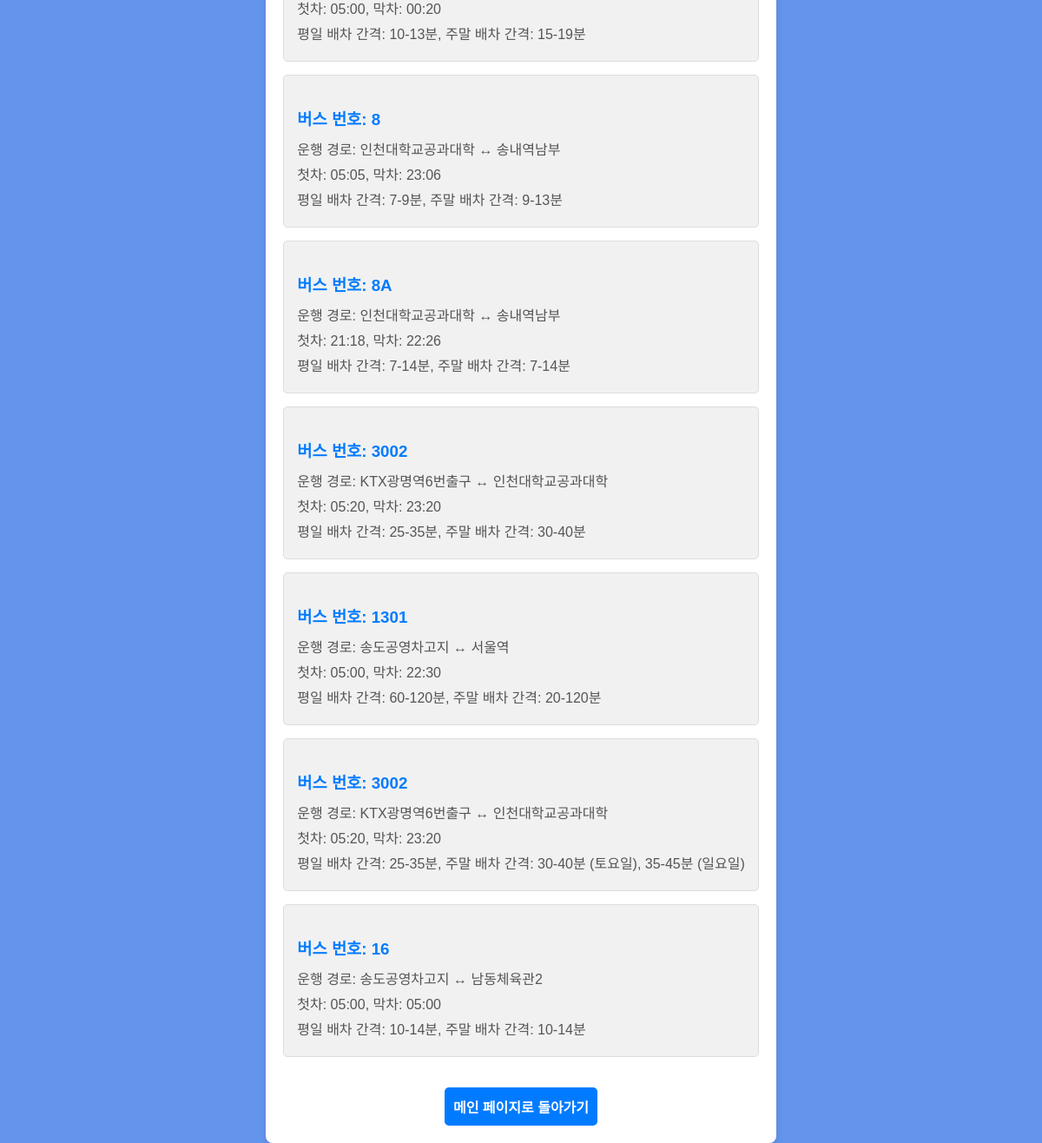
Screenshot of /search with the database file from the repository.
### tables this page shows
CREATE TABLE Bus_Schedule (
        schedule_id INTEGER PRIMARY KEY AUTOINCREMENT,
        bus_id INTEGER,
        departure_first TEXT,
        departure_last TEXT,
        interval_weekday TEXT,
        interval_weekend TEXT,
        route TEXT,
        FOREIGN KEY (bus_id) REFERENCES Bus_Info (bus_id)
    );

### app.py (the view)
@app.route('/search', methods=['GET'])
def search():
    query = request.args.get('query', '') # 검색어를 get 요청에서 가져옴
    search_results = search_buses(query) # 검색 결과를 가져옴
    return render_template('search.html', search_results=search_results, query=query) # 검색 결과 페이지 랜더링

### templates/search.html (shortened to what this page needs)
<!DOCTYPE html>
<html lang="en">
<head>
    <link rel="stylesheet" href="{{ url_for('static', filename='style.css') }}">
</head>
<body>
    <div class="container">
        {% if search_results %}
        <ul class="search-results">
            {% for result in search_results %}
                <li class="result-item">
                    <h3>버스 번호: {{ result[0] }}</h3>
                    <p>운행 경로: {{ result[5] }}</p>
                    <p>첫차: {{ result[1] }}, 막차: {{ result[2] }}</p>
                    <p>평일 배차 간격: {{ result[3] }}, 주말 배차 간격: {{ result[4] }}</p>
                </li>
            {% endfor %}
        </ul>
        {% else %}
        <div class="no-results">
            <p>검색어와 일치하는 결과가 없습니다.</p>
        </div>
        {% endif %}
        <a href="/" class="back-link">메인 페이지로 돌아가기</a>
    </div>
</body>
</html>

### static/style.css (style rules this page uses)
body { font-family: Arial, sans-serif; text-align: center; background-color: cornflowerblue; display: flex; justify-content: center; align-items: center; height: 100vh; margin: 10; padding: 10; }
h1, h3 { color: darkblue; margin: 20px 0; }
.container { max-width: 800px; margin: 0 auto; padding: 25px; background-color: whitesmoke; box-shadow: 0 8px 16px rgba(0, 0, 0, 0.2); border-radius: 10px; text-align: center; }

### templates/search.html (style rules this page uses)
body { font-family: Arial, sans-serif; background-color: cornflowerblue; margin: 0; padding: 0; }
.container { max-width: 800px; margin: 50px auto; padding: 20px; background: #ffffff; border-radius: 8px; box-shadow: 0 4px 8px rgba(0, 0, 0, 0.1); text-align: center; }
p { color: #666; margin-bottom: 20px; }
.search-results { list-style-type: none; padding: 0; margin: 0; }
.result-item { background: #f1f1f1; border: 1px solid #ddd; border-radius: 5px; padding: 15px; margin-bottom: 15px; text-align: left; }
.result-item h3 { color: #007BFF; margin-bottom: 10px; }
.result-item p { color: #555; margin: 5px 0; }
.back-link { display: inline-block; margin-top: 20px; text-decoration: none; color: white; font-weight: bold; border-radius: 5px; padding: 10px; background-color: #007BFF; }

### rows the page displays
Bus_Schedule: result "3002", route "KTX광명역6번출구 ↔ 인천대학교공과대학", departure_first "05:20", departure_last "23:20", interval_weekday "25-35분", interval_weekend "30-40분"
Bus_Schedule: result "3002", route "KTX광명역6번출구 ↔ 인천대학교공과대학", departure_first "05:20", departure_last "23:20", interval_weekday "25-35분", interval_weekend "30-40분 (토요일), 35-45분 (일요일)"
Bus_Schedule: result "16", route "송도공영차고지 ↔ 남동체육관2", result "05:00", result "10-14분"

### other values shown
{{ result[1] }} "05:00" "05:05" "21:18" "05:00"
{{ result[2] }} "00:20" "23:06" "22:26" "22:30"
{{ result[3] }} "10-13분" "7-9분" "7-14분" "60-120분"
{{ result[4] }} "15-19분" "9-13분" "7-14분" "20-120분"
{{ result[0] }} "8" "8A" "1301"
{{ result[5] }} "인천대학교공과대학 ↔ 송내역남부" "인천대학교공과대학 ↔ 송내역남부" "송도공영차고지 ↔ 서울역"
